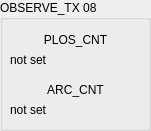
   <widget class="QGroupBox" name="groupBox_10">
    <property name="geometry">
     <rect>
      <x>160</x>
      <y>560</y>
      <width>151</width>
      <height>131</height>
     </rect>
    </property>
    <property name="title">
     <string>OBSERVE_TX 08</string>
    </property>
    <widget class="QLabel" name="lPLOS_CNT">
     <property name="geometry">
      <rect>
       <x>10</x>
       <y>50</y>
       <width>131</width>
       <height>19</height>
      </rect>
     </property>
     <property name="toolTip">
      <string>08:7-4</string>
     </property>
     <property name="text">
      <string>not set</string>
     </property>
    </widget>
    <widget class="QLabel" name="lARC_CNT">
     <property name="geometry">
      <rect>
       <x>10</x>
       <y>100</y>
       <width>131</width>
       <height>19</height>
      </rect>
     </property>
     <property name="toolTip">
      <string>08:3-0</string>
     </property>
     <property name="text">
      <string>not set</string>
     </property>
    </widget>
    <widget class="QLabel" name="label_11">
     <property name="geometry">
      <rect>
       <x>10</x>
       <y>30</y>
       <width>131</width>
       <height>19</height>
      </rect>
     </property>
     <property name="toolTip">
      <string>Count lost packets</string>
     </property>
     <property name="whatsThis">
      <string>Count lost packets</string>
     </property>
     <property name="text">
      <string>PLOS_CNT</string>
     </property>
     <property name="alignment">
      <set>Qt::AlignCenter</set>
     </property>
    </widget>
    <widget class="QLabel" name="label_12">
     <property name="geometry">
      <rect>
       <x>10</x>
       <y>80</y>
       <width>131</width>
       <height>19</height>
      </rect>
     </property>
     <property name="toolTip">
      <string>Count retransmitted packets</string>
     </property>
     <property name="whatsThis">
      <string>Count retransmitted packets</string>
     </property>
     <property name="text">
      <string>ARC_CNT</string>
     </property>
     <property name="alignment">
      <set>Qt::AlignCenter</set>
     </property>
    </widget>
   </widget>
